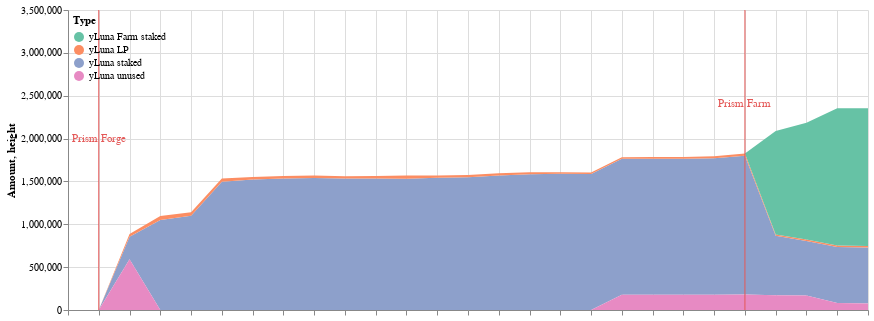

Write notebook code for a chart like this one.
### Code cell
c1 = cp.get_yluna_time_area_chart(all_deltas, 
               alt.Scale(scheme='set2'),
               min_date = all_deltas.Time.min(),
               max_date = all_deltas.Time.max(),
               top_padding = 1500000
        )

c2 = alt.Chart(dp.dates_to_mark).mark_rule(color='#e45756').encode(
    x=alt.X('date'+':T',axis=alt.Axis(labels=False,title=''))
)

c3 = alt.Chart(dp.dates_to_mark).mark_text(
    color='#e45756',
    angle=0
).encode(
    x=alt.X('text_date'+':T',axis=alt.Axis(labels=False,title='')),
    y='height',
    text='text'
)

(c1 + c2 + c3).properties(width=800).configure_view(strokeOpacity=0)

### Figure 1 — Vega-Lite specification as saved in the notebook (floating-point values rounded to 4 significant figures)
{"config": {"view": {"continuousWidth": 400, "continuousHeight": 300, "strokeOpacity": 0}}, "layer": [{"data": {"name": "data-f2e7b18b6fd19d2b8779db0745e323f4"}, "mark": "area", "encoding": {"color": {"field": "Type", "legend": {"direction": "vertical", "legendY": 0, "orient": "none", "padding": 5}, "scale": {"scheme": "set2"}, "type": "nominal"}, "tooltip": [{"field": "Time", "format": "%Y-%m-%d", "type": "temporal"}, {"field": "Type", "type": "nominal"}, {"field": "Amount (millions)", "type": "nominal"}], "x": {"field": "Time", "scale": {"domain": ["2022-02-12", "2022-03-10"]}, "type": "temporal"}, "y": {"field": "Amount", "scale": {"domain": [0, 3120000.0]}, "type": "quantitative"}}}, {"data": {"name": "data-bf69e67827aa5ed7d9d532afa84e7b5c"}, "mark": {"type": "rule", "color": "#e45756"}, "encoding": {"x": {"axis": {"labels": false, "title": ""}, "field": "date", "type": "temporal"}}}, {"data": {"name": "data-bf69e67827aa5ed7d9d532afa84e7b5c"}, "mark": {"type": "text", "angle": 0, "color": "#e45756"}, "encoding": {"text": {"field": "text", "type": "nominal"}, "x": {"axis": {"labels": false, "title": ""}, "field": "text_date", "type": "temporal"}, "y": {"field": "height", "type": "quantitative"}}}], "width": 800, "$schema": "https://vega.github.io/schema/vega-lite/v4.17.0.json", "datasets": {"data-f2e7b18b6fd19d2b8779db0745e323f4": [{"Time": "2022-02-14", "Amount signed": 264000.0, "Amount": 264000.0, "Type": "yLuna staked", "Amount (millions)": "0.26M"}, {"Time": "2022-02-15", "Amount signed": 785400.0, "Amount": 1049000.0, "Type": "yLuna staked", "Amount (millions)": "1.05M"}, {"Time": "2022-02-16", "Amount signed": 48820.0, "Amount": 1098000.0, "Type": "yLuna staked", "Amount (millions)": "1.1M"}, {"Time": "2022-02-17", "Amount signed": 398600.0, "Amount": 1497000.0, "Type": "yLuna staked", "Amount (millions)": "1.5M"}, {"Time": "2022-02-18", "Amount signed": 26480.0, "Amount": 1523000.0, "Type": "yLuna staked", "Amount (millions)": "1.52M"}, {"Time": "2022-02-19", "Amount signed": 9947.0, "Amount": 1533000.0, "Type": "yLuna staked", "Amount (millions)": "1.53M"}, {"Time": "2022-02-20", "Amount signed": 6690.0, "Amount": 1540000.0, "Type": "yLuna staked", "Amount (millions)": "1.54M"}, {"Time": "2022-02-21", "Amount signed": -5372.0, "Amount": 1534000.0, "Type": "yLuna staked", "Amount (millions)": "1.53M"}, {"Time": "2022-02-22", "Amount signed": -340.6, "Amount": 1534000.0, "Type": "yLuna staked", "Amount (millions)": "1.53M"}, {"Time": "2022-02-23", "Amount signed": -1892.0, "Amount": 1532000.0, "Type": "yLuna staked", "Amount (millions)": "1.53M"}, {"Time": "2022-02-24", "Amount signed": 9216.0, "Amount": 1541000.0, "Type": "yLuna staked", "Amount (millions)": "1.54M"}, {"Time": "2022-02-25", "Amount signed": 6565.0, "Amount": 1548000.0, "Type": "yLuna staked", "Amount (millions)": "1.55M"}, {"Time": "2022-02-26", "Amount signed": 21590.0, "Amount": 1570000.0, "Type": "yLuna staked", "Amount (millions)": "1.57M"}, {"Time": "2022-02-27", "Amount signed": 15350.0, "Amount": 1585000.0, "Type": "yLuna staked", "Amount (millions)": "1.58M"}, {"Time": "2022-02-28", "Amount signed": 5056.0, "Amount": 1590000.0, "Type": "yLuna staked", "Amount (millions)": "1.59M"}, {"Time": "2022-03-01", "Amount signed": -3479.0, "Amount": 1587000.0, "Type": "yLuna staked", "Amount (millions)": "1.59M"}, {"Time": "2022-03-02", "Amount signed": -801.9, "Amount": 1586000.0, "Type": "yLuna staked", "Amount (millions)": "1.59M"}, {"Time": "2022-03-03", "Amount signed": -37.23, "Amount": 1586000.0, "Type": "yLuna staked", "Amount (millions)": "1.59M"}, {"Time": "2022-03-04", "Amount signed": 980.6, "Amount": 1587000.0, "Type": "yLuna staked", "Amount (millions)": "1.59M"}, {"Time": "2022-03-05", "Amount signed": 5166.0, "Amount": 1592000.0, "Type": "yLuna staked", "Amount (millions)": "1.59M"}, {"Time": "2022-03-06", "Amount signed": 27690.0, "Amount": 1620000.0, "Type": "yLuna staked", "Amount (millions)": "1.62M"}, {"Time": "2022-03-07", "Amount signed": -924800.0, "Amount": 694700.0, "Type": "yLuna staked", "Amount (millions)": "0.69M"}, {"Time": "2022-03-08", "Amount signed": -58730.0, "Amount": 636000.0, "Type": "yLuna staked", "Amount (millions)": "0.64M"}, {"Time": "2022-03-09", "Amount signed": 17560.0, "Amount": 653500.0, "Type": "yLuna staked", "Amount (millions)": "0.65M"}, {"Time": "2022-03-10", "Amount signed": 641.3, "Amount": 654200.0, "Type": "yLuna staked", "Amount (millions)": "0.65M"}, {"Time": "2022-02-14", "Amount signed": 32030.0, "Amount": 32030.0, "Type": "yLuna LP", "Amount (millions)": "0.03M"}, {"Time": "2022-02-15", "Amount signed": 15530.0, "Amount": 47560.0, "Type": "yLuna LP", "Amount (millions)": "0.05M"}, {"Time": "2022-02-16", "Amount signed": -3950.0, "Amount": 43610.0, "Type": "yLuna LP", "Amount (millions)": "0.04M"}, {"Time": "2022-02-17", "Amount signed": -6835.0, "Amount": 36780.0, "Type": "yLuna LP", "Amount (millions)": "0.04M"}, {"Time": "2022-02-18", "Amount signed": -7037.0, "Amount": 29740.0, "Type": "yLuna LP", "Amount (millions)": "0.03M"}, {"Time": "2022-02-19", "Amount signed": 337.5, "Amount": 30080.0, "Type": "yLuna LP", "Amount (millions)": "0.03M"}, {"Time": "2022-02-20", "Amount signed": -1702.0, "Amount": 28380.0, "Type": "yLuna LP", "Amount (millions)": "0.03M"}, {"Time": "2022-02-21", "Amount signed": -1555.0, "Amount": 26820.0, "Type": "yLuna LP", "Amount (millions)": "0.03M"}, {"Time": "2022-02-22", "Amount signed": 3529.0, "Amount": 30350.0, "Type": "yLuna LP", "Amount (millions)": "0.03M"}, {"Time": "2022-02-23", "Amount signed": 5291.0, "Amount": 35640.0, "Type": "yLuna LP", "Amount (millions)": "0.04M"}, {"Time": "2022-02-24", "Amount signed": -6866.0, "Amount": 28780.0, "Type": "yLuna LP", "Amount (millions)": "0.03M"}, {"Time": "2022-02-25", "Amount signed": -2172.0, "Amount": 26600.0, "Type": "yLuna LP", "Amount (millions)": "0.03M"}, {"Time": "2022-02-26", "Amount signed": -2032.0, "Amount": 24570.0, "Type": "yLuna LP", "Amount (millions)": "0.02M"}, {"Time": "2022-02-27", "Amount signed": -2120.0, "Amount": 22450.0, "Type": "yLuna LP", "Amount (millions)": "0.02M"}, {"Time": "2022-02-28", "Amount signed": -6805.0, "Amount": 15650.0, "Type": "yLuna LP", "Amount (millions)": "0.02M"}, {"Time": "2022-03-01", "Amount signed": 1266.0, "Amount": 16910.0, "Type": "yLuna LP", "Amount (millions)": "0.02M"}, {"Time": "2022-03-02", "Amount signed": 1194.0, "Amount": 18110.0, "Type": "yLuna LP", "Amount (millions)": "0.02M"}, {"Time": "2022-03-03", "Amount signed": 1485.0, "Amount": 19590.0, "Type": "yLuna LP", "Amount (millions)": "0.02M"}, {"Time": "2022-03-04", "Amount signed": 900.4, "Amount": 20490.0, "Type": "yLuna LP", "Amount (millions)": "0.02M"}, {"Time": "2022-03-05", "Amount signed": 2973.0, "Amount": 23470.0, "Type": "yLuna LP", "Amount (millions)": "0.02M"}, {"Time": "2022-03-06", "Amount signed": 1880.0, "Amount": 25350.0, "Type": "yLuna LP", "Amount (millions)": "0.03M"}, {"Time": "2022-03-07", "Amount signed": -9021.0, "Amount": 16320.0, "Type": "yLuna LP", "Amount (millions)": "0.02M"}, {"Time": "2022-03-08", "Amount signed": -254.8, "Amount": 16070.0, "Type": "yLuna LP", "Amount (millions)": "0.02M"}, {"Time": "2022-03-09", "Amount signed": 238.1, "Amount": 16310.0, "Type": "yLuna LP", "Amount (millions)": "0.02M"}, {"Time": "2022-03-10", "Amount signed": -861.7, "Amount": 15450.0, "Type": "yLuna LP", "Amount (millions)": "0.02M"}, {"Time": "2022-03-07", "Amount signed": 1207000.0, "Amount": 1207000.0, "Type": "yLuna Farm staked", "Amount (millions)": "1.21M"}, {"Time": "2022-03-08", "Amount signed": 156200.0, "Amount": 1363000.0, "Type": "yLuna Farm staked", "Amount (millions)": "1.36M"}, {"Time": "2022-03-09", "Amount signed": 238400.0, "Amount": 1602000.0, "Type": "yLuna Farm staked", "Amount (millions)": "1.6M"}, {"Time": "2022-03-10", "Amount signed": 6263.0, "Amount": 1608000.0, "Type": "yLuna Farm staked", "Amount (millions)": "1.61M"}, {"Time": "2022-02-14", "Amount signed": 886900.0, "Amount": 590900.0, "Type": "yLuna unused", "Amount (millions)": "0.59M"}, {"Time": "2022-02-15", "Amount signed": 203500.0, "Amount": 0.0, "Type": "yLuna unused", "Amount (millions)": "0.0M"}, {"Time": "2022-02-16", "Amount signed": 34800.0, "Amount": 0.0, "Type": "yLuna unused", "Amount (millions)": "0.0M"}, {"Time": "2022-02-17", "Amount signed": 390200.0, "Amount": 0.0, "Type": "yLuna unused", "Amount (millions)": "0.0M"}, {"Time": "2022-02-18", "Amount signed": 18930.0, "Amount": 0.0, "Type": "yLuna unused", "Amount (millions)": "0.0M"}, {"Time": "2022-02-19", "Amount signed": 8557.0, "Amount": 0.0, "Type": "yLuna unused", "Amount (millions)": "0.0M"}, {"Time": "2022-02-20", "Amount signed": 4740.0, "Amount": 0.0, "Type": "yLuna unused", "Amount (millions)": "0.0M"}, {"Time": "2022-02-21", "Amount signed": -6418.0, "Amount": 0.0, "Type": "yLuna unused", "Amount (millions)": "0.0M"}, {"Time": "2022-02-22", "Amount signed": 1663.0, "Amount": 0.0, "Type": "yLuna unused", "Amount (millions)": "0.0M"}, {"Time": "2022-02-23", "Amount signed": 4500.0, "Amount": 0.0, "Type": "yLuna unused", "Amount (millions)": "0.0M"}, {"Time": "2022-02-24", "Amount signed": -342.0, "Amount": 0.0, "Type": "yLuna unused", "Amount (millions)": "0.0M"}, {"Time": "2022-02-25", "Amount signed": 4035.0, "Amount": 0.0, "Type": "yLuna unused", "Amount (millions)": "0.0M"}, {"Time": "2022-02-26", "Amount signed": 32360.0, "Amount": 0.0, "Type": "yLuna unused", "Amount (millions)": "0.0M"}, {"Time": "2022-02-27", "Amount signed": 478.2, "Amount": 0.0, "Type": "yLuna unused", "Amount (millions)": "0.0M"}, {"Time": "2022-02-28", "Amount signed": -1118.0, "Amount": 0.0, "Type": "yLuna unused", "Amount (millions)": "0.0M"}, {"Time": "2022-03-01", "Amount signed": -789.2, "Amount": 0.0, "Type": "yLuna unused", "Amount (millions)": "0.0M"}, {"Time": "2022-03-02", "Amount signed": 200900.0, "Amount": 179100.0, "Type": "yLuna unused", "Amount (millions)": "0.18M"}, {"Time": "2022-03-03", "Amount signed": 597.3, "Amount": 178300.0, "Type": "yLuna unused", "Amount (millions)": "0.18M"}, {"Time": "2022-03-04", "Amount signed": 2053.0, "Amount": 178400.0, "Type": "yLuna unused", "Amount (millions)": "0.18M"}, {"Time": "2022-03-05", "Amount signed": 7005.0, "Amount": 177300.0, "Type": "yLuna unused", "Amount (millions)": "0.18M"}, {"Time": "2022-03-06", "Amount signed": 33240.0, "Amount": 181000.0, "Type": "yLuna unused", "Amount (millions)": "0.18M"}, {"Time": "2022-03-07", "Amount signed": 263300.0, "Amount": 171200.0, "Type": "yLuna unused", "Amount (millions)": "0.17M"}, {"Time": "2022-03-08", "Amount signed": 96260.0, "Amount": 170200.0, "Type": "yLuna unused", "Amount (millions)": "0.17M"}, {"Time": "2022-03-09", "Amount signed": 167800.0, "Amount": 81740.0, "Type": "yLuna unused", "Amount (millions)": "0.08M"}, {"Time": "2022-03-10", "Amount signed": 395.7, "Amount": 76090.0, "Type": "yLuna unused", "Amount (millions)": "0.08M"}, {"Time": "2022-02-12", "Amount signed": 0.0, "Amount": 0.0, "Type": "yLuna staked", "Amount (millions)": "0.0M"}, {"Time": "2022-02-13", "Amount signed": 0.0, "Amount": 0.0, "Type": "yLuna staked", "Amount (millions)": "0.0M"}, {"Time": "2022-02-12", "Amount signed": 0.0, "Amount": 0.0, "Type": "yLuna LP", "Amount (millions)": "0.0M"}, {"Time": "2022-02-13", "Amount signed": 0.0, "Amount": 0.0, "Type": "yLuna LP", "Amount (millions)": "0.0M"}, {"Time": "2022-02-14", "Amount signed": 0.0, "Amount": 0.0, "Type": "yLuna Farm staked", "Amount (millions)": "0.0M"}, {"Time": "2022-02-15", "Amount signed": 0.0, "Amount": 0.0, "Type": "yLuna Farm staked", "Amount (millions)": "0.0M"}, {"Time": "2022-02-16", "Amount signed": 0.0, "Amount": 0.0, "Type": "yLuna Farm staked", "Amount (millions)": "0.0M"}, {"Time": "2022-02-17", "Amount signed": 0.0, "Amount": 0.0, "Type": "yLuna Farm staked", "Amount (millions)": "0.0M"}, {"Time": "2022-02-18", "Amount signed": 0.0, "Amount": 0.0, "Type": "yLuna Farm staked", "Amount (millions)": "0.0M"}, {"Time": "2022-02-19", "Amount signed": 0.0, "Amount": 0.0, "Type": "yLuna Farm staked", "Amount (millions)": "0.0M"}, {"Time": "2022-02-20", "Amount signed": 0.0, "Amount": 0.0, "Type": "yLuna Farm staked", "Amount (millions)": "0.0M"}, {"Time": "2022-02-21", "Amount signed": 0.0, "Amount": 0.0, "Type": "yLuna Farm staked", "Amount (millions)": "0.0M"}, {"Time": "2022-02-22", "Amount signed": 0.0, "Amount": 0.0, "Type": "yLuna Farm staked", "Amount (millions)": "0.0M"}, {"Time": "2022-02-23", "Amount signed": 0.0, "Amount": 0.0, "Type": "yLuna Farm staked", "Amount (millions)": "0.0M"}, {"Time": "2022-02-24", "Amount signed": 0.0, "Amount": 0.0, "Type": "yLuna Farm staked", "Amount (millions)": "0.0M"}, {"Time": "2022-02-25", "Amount signed": 0.0, "Amount": 0.0, "Type": "yLuna Farm staked", "Amount (millions)": "0.0M"}, {"Time": "2022-02-26", "Amount signed": 0.0, "Amount": 0.0, "Type": "yLuna Farm staked", "Amount (millions)": "0.0M"}, {"Time": "2022-02-27", "Amount signed": 0.0, "Amount": 0.0, "Type": "yLuna Farm staked", "Amount (millions)": "0.0M"}, {"Time": "2022-02-28", "Amount signed": 0.0, "Amount": 0.0, "Type": "yLuna Farm staked", "Amount (millions)": "0.0M"}, {"Time": "2022-03-01", "Amount signed": 0.0, "Amount": 0.0, "Type": "yLuna Farm staked", "Amount (millions)": "0.0M"}, {"Time": "2022-03-02", "Amount signed": 0.0, "Amount": 0.0, "Type": "yLuna Farm staked", "Amount (millions)": "0.0M"}, {"Time": "2022-03-03", "Amount signed": 0.0, "Amount": 0.0, "Type": "yLuna Farm staked", "Amount (millions)": "0.0M"}, {"Time": "2022-03-04", "Amount signed": 0.0, "Amount": 0.0, "Type": "yLuna Farm staked", "Amount (millions)": "0.0M"}, {"Time": "2022-03-05", "Amount signed": 0.0, "Amount": 0.0, "Type": "yLuna Farm staked", "Amount (millions)": "0.0M"}, {"Time": "2022-03-06", "Amount signed": 0.0, "Amount": 0.0, "Type": "yLuna Farm staked", "Amount (millions)": "0.0M"}, {"Time": "2022-02-12", "Amount signed": 0.0, "Amount": 0.0, "Type": "yLuna Farm staked", "Amount (millions)": "0.0M"}, {"Time": "2022-02-13", "Amount signed": 0.0, "Amount": 0.0, "Type": "yLuna Farm staked", "Amount (millions)": "0.0M"}, {"Time": "2022-02-12", "Amount signed": 0.0, "Amount": 0.0, "Type": "yLuna unused", "Amount (millions)": "0.0M"}, {"Time": "2022-02-13", "Amount signed": 0.0, "Amount": 0.0, "Type": "yLuna unused", "Amount (millions)": "0.0M"}], "data-bf69e67827aa5ed7d9d532afa84e7b5c": [{"text_date": "2022-02-13", "date": "2022-02-13", "height": 2000000, "text": "Prism Forge"}, {"text_date": "2022-03-06", "date": "2022-03-06", "height": 2400000, "text": "Prism Farm"}]}}
